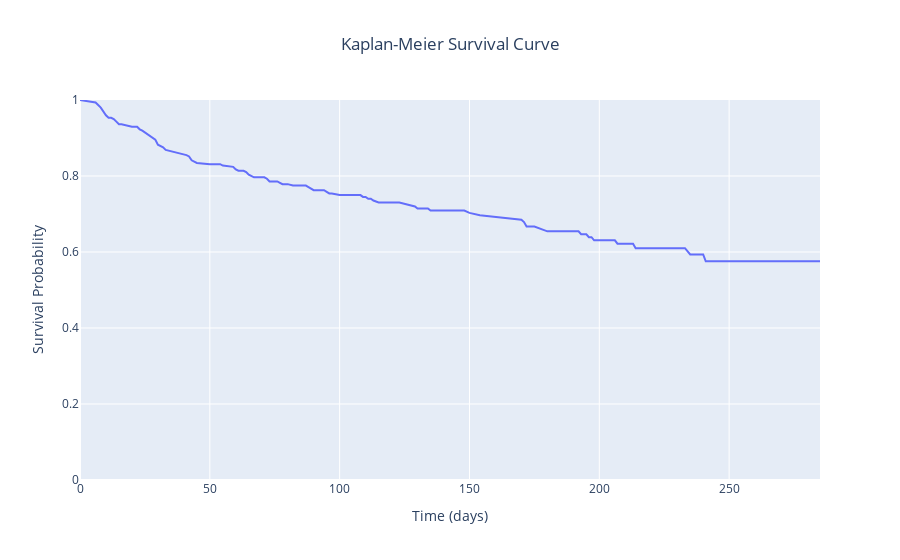

Here is the notebook cell this chart was saved with:
### Code cell
# Initialize the Kaplan-Meier fitter
kmf = KaplanMeierFitter()

# Fit the data
kmf.fit(durations=df['time'], event_observed=df['death_event'])

# Extract survival function
survival_df = kmf.survival_function_.reset_index()
survival_df.columns = ['Time', 'Survival Probability']

# Create the plot
fig = px.line(
    survival_df,
    x='Time',
    y='Survival Probability',
    title='Kaplan-Meier Survival Curve',
    labels={'Time': 'Time (days)', 'Survival Probability': 'Probability'},
    template='plotly'
)

# Update layout
fig.update_layout(
    xaxis=dict(title='Time (days)'),
    yaxis=dict(title='Survival Probability', range=[0, 1])
)
# Update layout with centered title
fig.update_layout(
    title=dict(
        text='Kaplan-Meier Survival Curve',
        x=0.5,  # Center alignment (0 is left, 1 is right)
        xanchor='center'
    ),
    xaxis=dict(title='Time (days)'),
    yaxis=dict(title='Survival Probability', range=[0, 1])
)


# Show the plot
fig.show()

### Figure 1 — Plotly figure (JSON) as saved in the notebook; plotly's stock layout.template omitted (floating-point values rounded to 4 significant figures; data arrays with more than 128 entries replaced by an {"elided": "..."} marker saying what was removed)
{"data": [{"hovertemplate": "Time (days)=%{x}<br>Probability=%{y}<extra></extra>", "legendgroup": "", "line": {"color": "#636efa", "dash": "solid"}, "marker": {"symbol": "circle"}, "mode": "lines", "name": "", "orientation": "v", "showlegend": false, "type": "scatter", "x": {"elided": "149 int values"}, "xaxis": "x", "y": {"elided": "149 float values"}, "yaxis": "y"}], "layout": {"legend": {"tracegroupgap": 0}, "title": {"text": "Kaplan-Meier Survival Curve", "x": 0.5, "xanchor": "center"}, "xaxis": {"anchor": "y", "domain": [0, 1], "title": {"text": "Time (days)"}}, "yaxis": {"anchor": "x", "domain": [0, 1], "range": [0, 1], "title": {"text": "Survival Probability"}}}}
